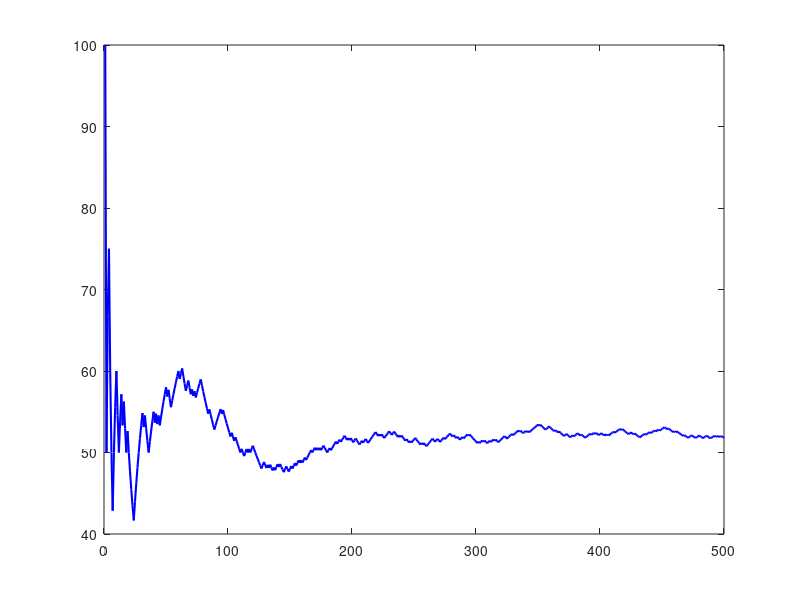

Reproduce this figure in MATLAB. (Note: this script raises an error after producing the figure.)
% TOSS_PROJECT  Lesson 10 final project: Cricket Toss Simulator & Analyzer.
% Uses everything from the course: variables, vectors, if/else, loops,
% functions, plotting, and Monte Carlo simulation.
%
% Requires toss_streak_odds.m in the same folder (Stage 4b).

clc; clear; close all;

%% Stage 1: a single toss
toss = randi(2);                 % 1 = Heads, 2 = Tails
if toss == 1
    disp("Single toss: Heads!")
else
    disp("Single toss: Tails!")
end

%% Stage 2: 500 tosses, counted
n_tosses = 500;
results = randi(2, 1, n_tosses);

heads = sum(results == 1);
tails = sum(results == 2);
fprintf("\nOut of %d tosses:\n", n_tosses)
fprintf("  Heads: %d (%.1f%%)\n", heads, heads / n_tosses * 100)
fprintf("  Tails: %d (%.1f%%)\n", tails, tails / n_tosses * 100)

%% Stage 3: watch luck settle down (Law of Large Numbers)
running_heads_pct = cumsum(results == 1) ./ (1:n_tosses) * 100;

figure
plot(running_heads_pct, "b-", "LineWidth", 1.5)
hold on
yline(50, "r--", "Fair coin: 50%")
hold off
xlabel("Number of tosses")
ylabel("Heads %")
title("The Law of Large Numbers in Action")
grid on

%% Stage 4: how rare is winning 7 of 10 tosses?
n_experiments = 10000;
sevens_or_more = 0;

for k = 1:n_experiments
    ten = randi(2, 1, 10);                    % one "season" of 10 tosses
    if sum(ten == 1) >= 7
        sevens_or_more = sevens_or_more + 1;  % accumulator pattern
    end
end

fprintf("\nWon >=7 of 10 tosses in %.1f%% of %d simulated seasons.\n", ...
        sevens_or_more / n_experiments * 100, n_experiments)
disp("So a 7/10 toss streak is ordinary luck, not skill!")

%% Stage 5: explore with the reusable function
fprintf("\nOdds of at least N wins in 10 tosses:\n")
wins_needed = 5:10;
odds = zeros(1, length(wins_needed));
for i = 1:length(wins_needed)
    odds(i) = toss_streak_odds(wins_needed(i), 10, 10000);
    fprintf("  >=%2d of 10: %6.2f%%\n", wins_needed(i), odds(i))
end

figure
bar(wins_needed, odds)
xlabel("Wins needed (out of 10 tosses)")
ylabel("Chance (%)")
title("How lucky is a toss streak?")
grid on
